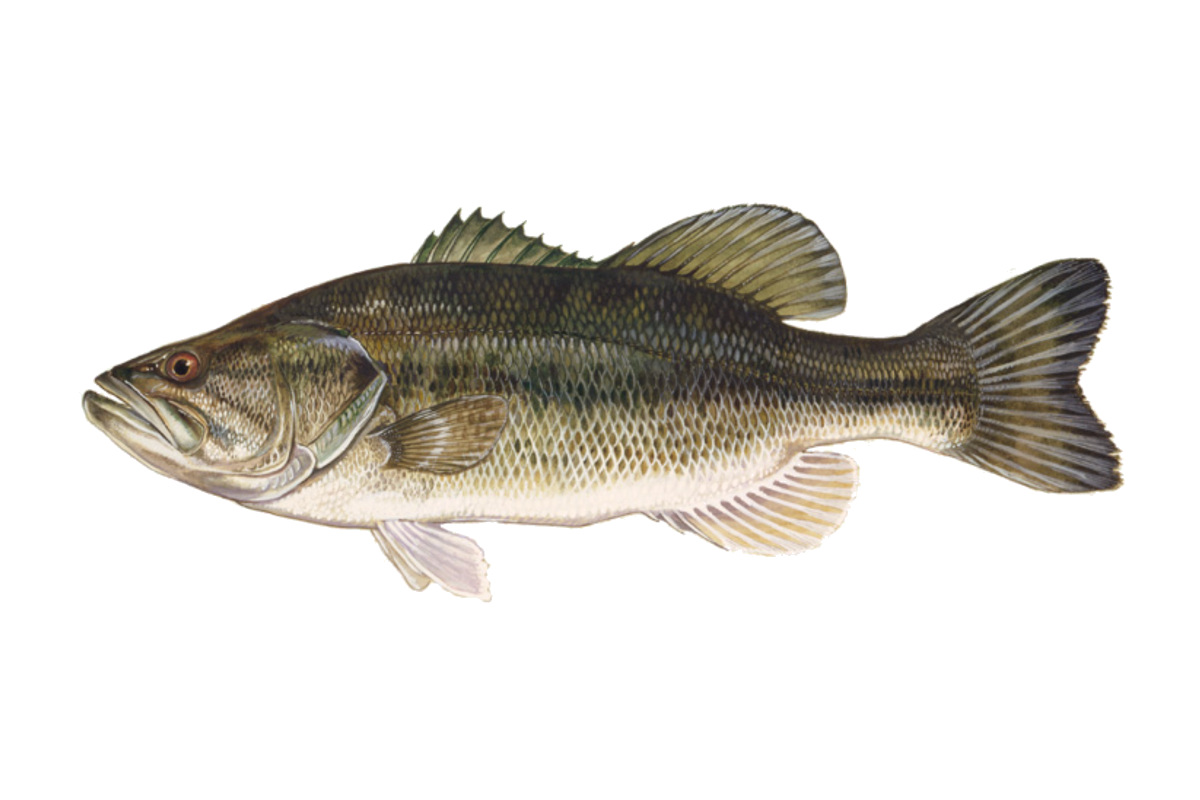
#> input picture TideCast/fish-photos/largemouth-bass.jpg, 1200 x 800 px
$ python make_species.py
#> lines starting #> are read from the running program, lines starting #| are printed output that depends on the picture; after the words box and inside, x2 and y2 are one past the last pixel; in counts of white or black regions, pixels touching at a corner belong together
### TideCast/Catch/scoring.py
"""TideCast points. One rule set, used by the server and shown on the site.

points = rarity base + 10 per pound + trophy bonus (longer than the species' typical max)
"""
RARITY_POINTS = {"Common": 50, "Uncommon": 100, "Rare": 200, "Epic": 350, "Legendary": 600}
POINTS_PER_LB = 10
TROPHY_BONUS = 150
RARITY_ORDER = list(RARITY_POINTS)


# [6 lines left out: function score, not called in this run]


def slug(name):
    return "".join(c if c.isalnum() else "-" for c in name.lower()).strip("-").replace("--", "-")


def weight_lb(info, length_cm):
    return info["a"] * length_cm ** info["b"] / 453.592


def length_for_weight(info, lb):
    return (lb * 453.592 / info["a"]) ** (1 / info["b"])


# [20 lines left out: function species_table, not called in this run]


def rules():
    return {"rarity": RARITY_POINTS, "per_lb": POINTS_PER_LB, "trophy": TROPHY_BONUS}

### TideCast/fish-photos/make_species.py
"""Turn the photos in this folder into the species pictures the site shows.

For each species: remove the white / checkerboard background, keep only the fish, add a white
outline, and save a transparent WebP to Backbone/assets/species/<id>.webp (shown on black).

    python3 TideCast/fish-photos/make_species.py        # needs Pillow, numpy, scipy

Any other species is picked up from a file named after its id (e.g. `bowfin.jpg`), which is
what fetch_photos.py saves.
"""
import glob
import os
import sys

import numpy as np
from PIL import Image
from scipy import ndimage

HERE = os.path.dirname(os.path.abspath(__file__))
OUT = os.path.join(HERE, "..", "Backbone", "assets", "species")
WIDTH = 1000          # output fish width, px
OUTLINE = 5           # white outline thickness, px

# species id -> photo in this folder (picked to match each species' description).
PHOTOS = {
    "largemouth-bass": "largemouth-bass.jpg",
    "smallmouth-bass": "smallmouth-bass.jpg",
    "bluegill": "bluegill.jpg",
    "redear-sunfish": "redear-sunfish.jpg",
    "white-crappie": "white-crappie.jpg",
    "black-crappie": "black-crappie.jpg",
    "yellow-perch": "yellow-perch.jpg",
    "walleye": "walleye.jpg",
    "white-bass": "white-bass.jpg",
    "striped-bass": "striped-bass.jpg",
    "channel-catfish": "channel-catfish.jpg",
    "blue-catfish": "blue-catfish.jpg",
    "flathead-catfish": "flathead-catfish.jpg",
    "rainbow-trout": "rainbow-trout.jpg",
    "brown-trout": "brown-trout.jpg",
    "brook-trout": "brook-trout.png",
    "common-carp": "Common carp.png",
    "black-drum": "Black Drum.png",
    "sheepshead": "Sheepshead.png",
    "southern-flounder": "Southern-Flounder.png",
    "spotted-seatrout": "Spotted Seatrout.png",
    "cobia": "Cobia.png",
    "mahi-mahi": "Mahi Mahi.png",
    "red-snapper": "Northern Red Snapper.png",
    # Light bean-shaped spots on a green body = northern pike.
    "northern-pike": "Chain Pickerel.png",
    # Dark bars/spots on a lighter body = muskellunge.
    "muskellunge": "northern pike.png",
    # Huge silver scales, upturned mouth = tarpon.
    "tarpon": "Atlantic Croaker.png",
    "wahoo": "Wahoo.png",
}


# Photos where the fish faces right: mirrored so every fish faces left like the rest.
FLIP = {"alligator-gar", "arctic-grayling", "bonefish", "common-snook", "bowfin"}

# Photos with a pale halo, blocky patch or soft shadow around the fish: remove any light grey.
LOOSE = {"flathead-catfish.jpg", "yellow-perch.jpg", "Chain Pickerel.png", "Spotted Seatrout.png", "Black Drum.png"}


def fish_mask(rgba, loose=False):
#> called with loose = False
    rgb = rgba[..., :3].astype(np.int16)
    if (rgba[..., 3] < 128).mean() > 0.05:                  # real transparency
        mask = rgba[..., 3] >= 128
    else:
        # Background: light, grey-ish pixels (white, checkerboard, soft studio shadow)
        # connected to the image border.
        # The threshold comes from this photo's own border, so silvery bellies don't leak away.
        lo, hi = rgb.min(-1), rgb.max(-1)
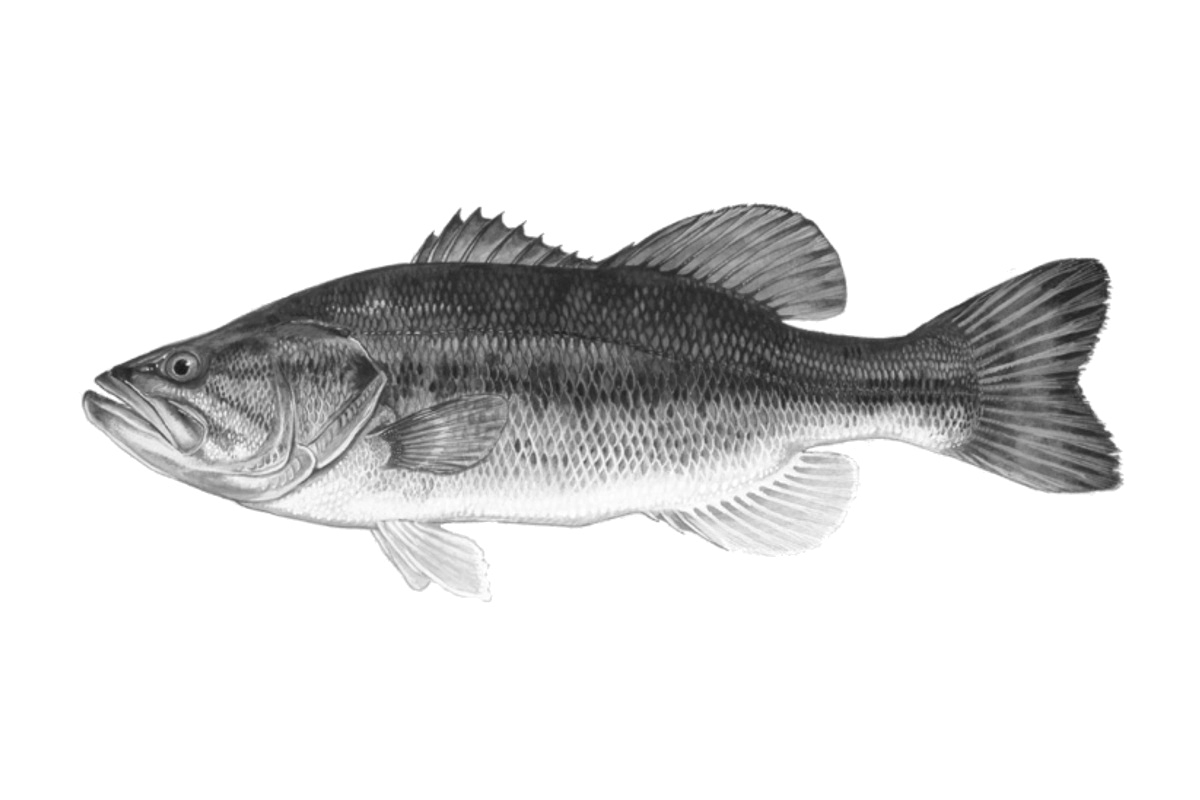
#> hi: shape (800, 1200) int16; min 23, max 255, mean 224.4
        border = np.concatenate([lo[:3].ravel(), lo[-3:].ravel(), lo[:, :3].ravel(), lo[:, -3:].ravel()])
#> border = 12000 values from 255 to 255
        floor = min(np.percentile(border, 2) - 8, 245)
#> floor = 245
        bgish = (lo > 175) & (hi - lo < 28) if loose else (lo > floor) & (hi - lo < 16)
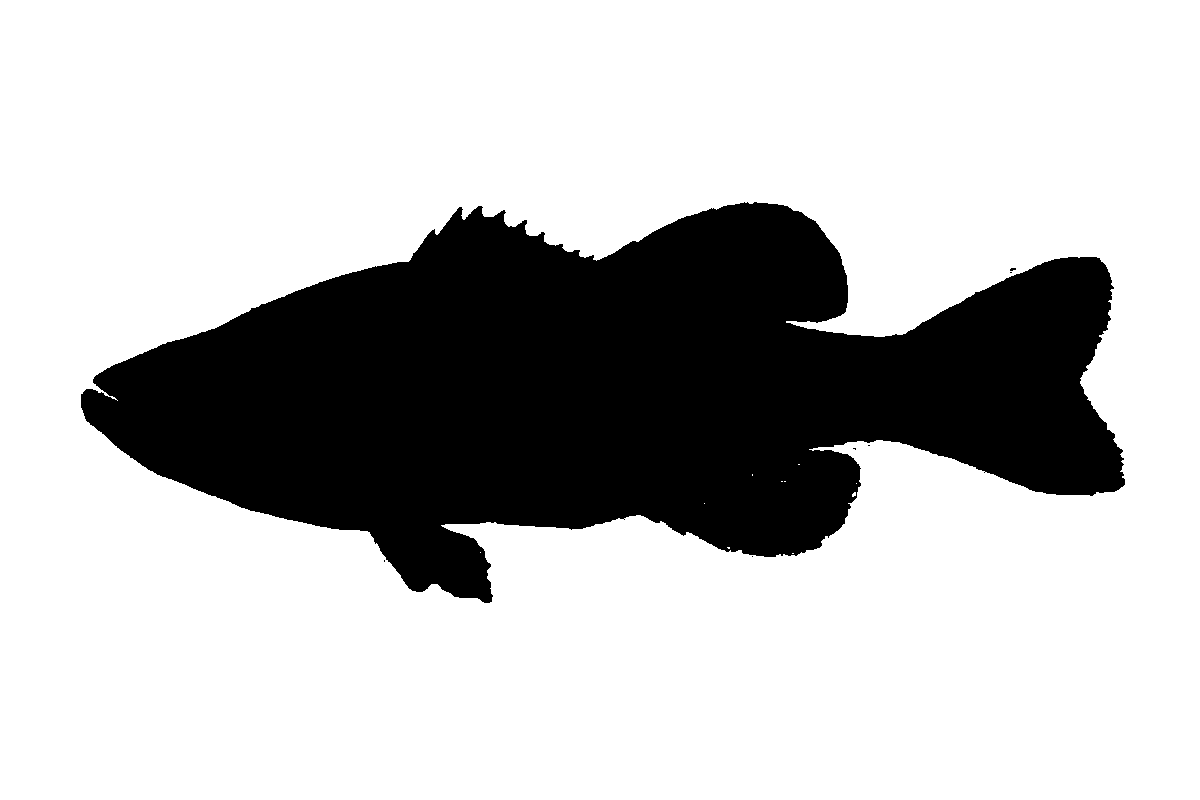
#> bgish: shape (800, 1200) bool; 74.6% white; 7 black regions (6 under 20 px), largest, box (x1, y1, x2, y2) and area: (81, 202, 1125, 603) 244021
        lab, _ = ndimage.label(bgish)
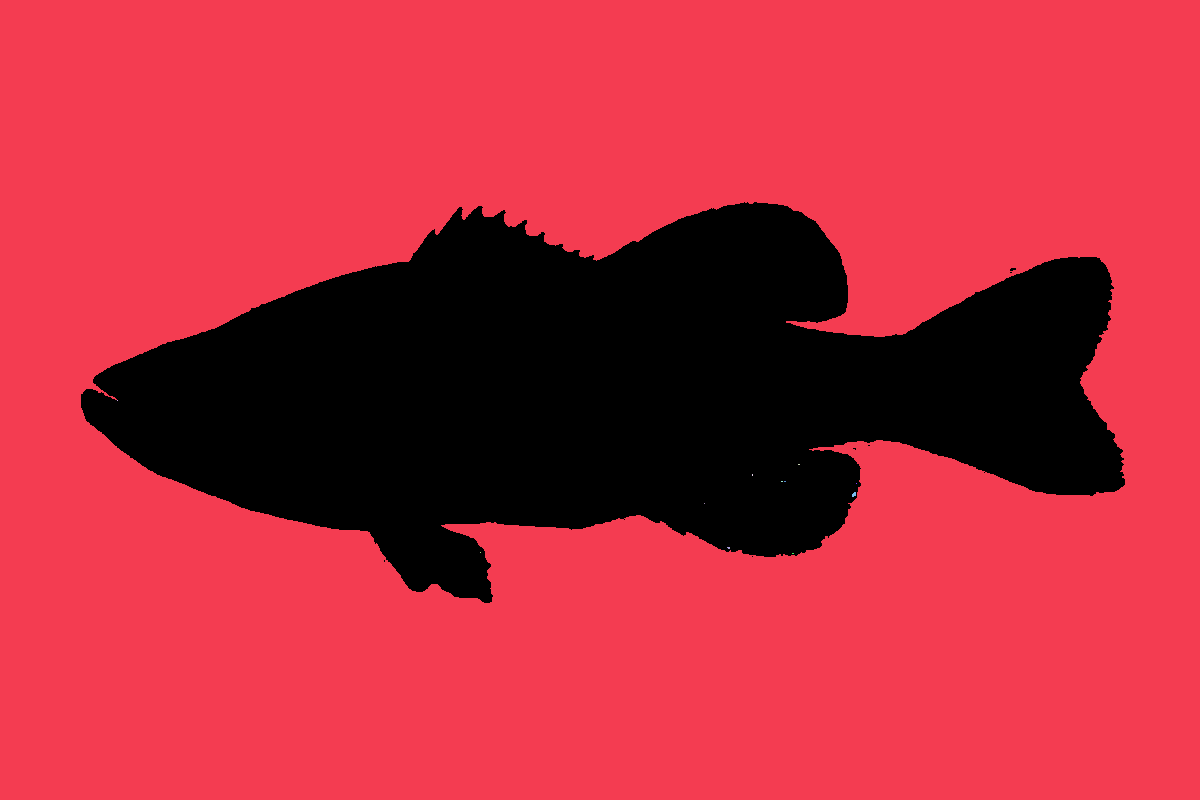
#> lab: shape (800, 1200) int32; 13 distinct labels, from 0 to 12; one colour per label, 0 black
        edge = np.unique(np.concatenate([lab[0], lab[-1], lab[:, 0], lab[:, -1]]))
#> edge = [1]
        bg = np.isin(lab, edge[edge > 0])
#> bg: shape (800, 1200) bool; 74.6% white; 7 black regions (6 under 20 px), largest, box (x1, y1, x2, y2) and area: (81, 202, 1125, 603) 244055
        mask = ~bg
    mask = ndimage.binary_opening(mask, iterations=2)
#> mask: shape (800, 1200) bool; 25.4% white; 1 white region, box (x1, y1, x2, y2) and area: (81, 202, 1125, 603) 243924
    lab, n = ndimage.label(mask)
#> n = 1
    if n > 1:                                                # keep the fish, drop text/specks
        sizes = ndimage.sum(mask, lab, range(1, n + 1))
        mask = lab == (1 + int(np.argmax(sizes)))
    mask = ndimage.binary_fill_holes(ndimage.binary_closing(mask, iterations=2))
#> mask: shape (800, 1200) bool; 25.4% white; 1 white region, box (x1, y1, x2, y2) and area: (81, 202, 1125, 603) 244090
    return mask


def process(src, dst):
    im = Image.open(src).convert("RGBA")
    if os.path.basename(dst).rsplit(".", 1)[0] in FLIP:
        im = im.transpose(Image.FLIP_LEFT_RIGHT)
    a = np.asarray(im)
    mask = fish_mask(a, os.path.basename(src) in LOOSE)
    ys, xs = np.nonzero(mask)
    pad = 4
    box = (max(xs.min() - pad, 0), max(ys.min() - pad, 0), min(xs.max() + pad + 1, a.shape[1]), min(ys.max() + pad + 1, a.shape[0]))
#> box = (77, 198, 1129, 607)
    fish = im.crop(box)
    m = Image.fromarray((mask[box[1]:box[3], box[0]:box[2]] * 255).astype(np.uint8))
#> m: PIL image 1052x409 L; 56.7% white; 1 black region, box (x1, y1, x2, y2) and area: (0, 0, 1052, 409) 186178
    k = WIDTH / fish.width
#> k = 0.951
    size = (WIDTH, max(1, round(fish.height * k)))
#> size = (1000, 389)
    fish = fish.resize(size, Image.LANCZOS)
#> fish: PIL image 1000x389 RGBA
    m = np.asarray(m.resize(size, Image.LANCZOS), np.float32) / 255.0
#> m: shape (389, 1000) float32
    # Pull the edge in a touch so no background fringe is left, then soften it.
    m = ndimage.gaussian_filter(np.clip((m - 0.5) * 2.5 + 0.5, 0, 1), 0.6)

    # Canvas with room for the outline.
    P = OUTLINE + 6
    H, W = size[1] + 2 * P, size[0] + 2 * P
#> H = 411; W = 1022
    body = np.zeros((H, W), np.float32)
    body[P:P + size[1], P:P + size[0]] = m
    rgb = np.zeros((H, W, 3), np.float32)
    rgb[P:P + size[1], P:P + size[0]] = np.asarray(fish, np.float32)[..., :3]
#> rgb: shape (411, 1022, 3) float32

    # White outline: the fish shape grown by OUTLINE px, antialiased.
    dist = ndimage.distance_transform_edt(body < 0.5)
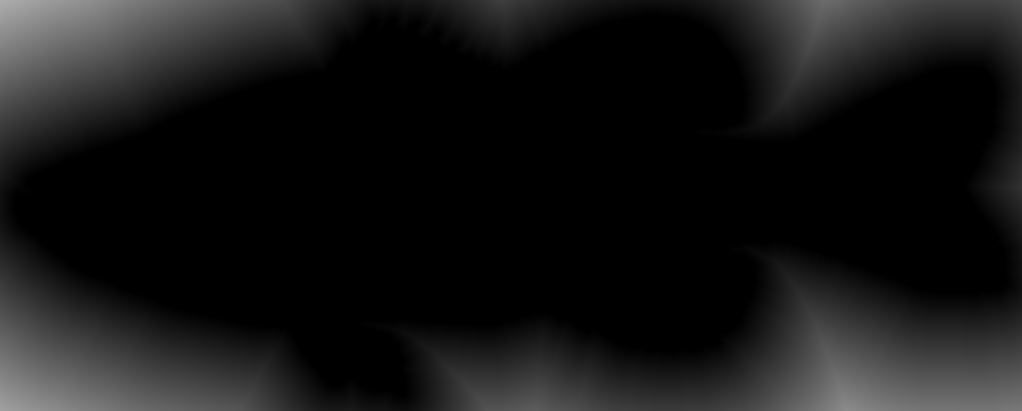
#> dist: shape (411, 1022) float64; min 0, max 173.7, mean 22.4
    ring = np.clip(OUTLINE + 0.5 - dist, 0, 1)
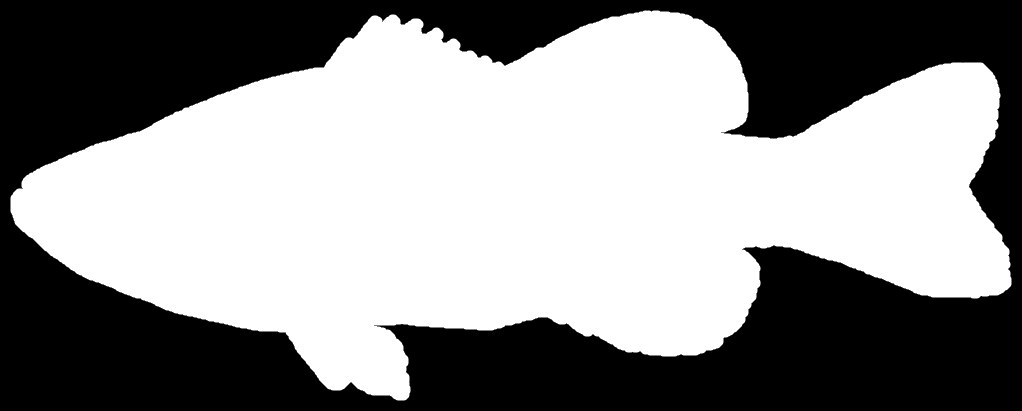
#> ring: shape (411, 1022) float64; min 0, max 1, mean 0.558
    alpha = np.maximum(body, ring)
    col = rgb * body[..., None] + 255.0 * (1 - body[..., None])
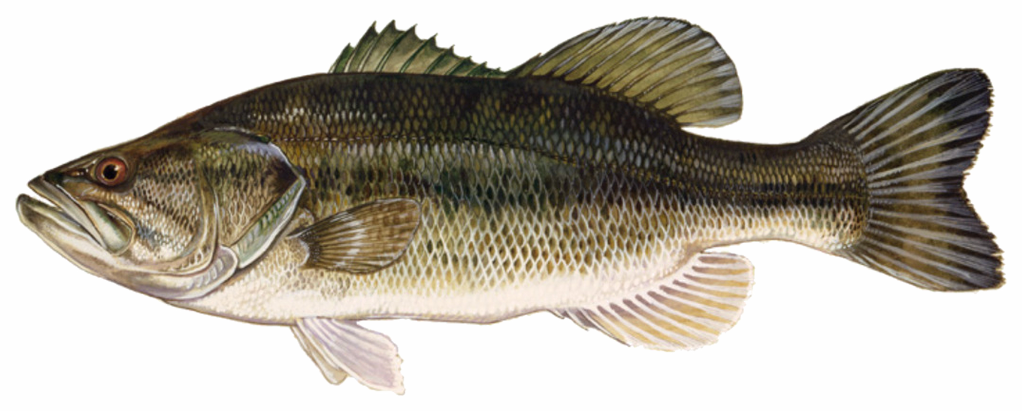
#> col: shape (411, 1022, 3) float32; mean R, G, B 192, 186.8, 177.2; drawn with min black and max white
    out = np.dstack([np.clip(col, 0, 255), alpha * 255]).astype(np.uint8)
    Image.fromarray(out, "RGBA").save(dst, "WEBP", quality=90, method=6)


def species_ids():
    sys.path.insert(0, os.path.join(HERE, "..", "Catch"))
    from fish_data import FISH_DB
    from scoring import slug
    return [slug(name) for name in FISH_DB]


def photo_for(sid):
    if sid in PHOTOS:
        return os.path.join(HERE, PHOTOS[sid])
    for path in sorted(glob.glob(os.path.join(HERE, sid + ".*"))):
        if path.lower().endswith((".jpg", ".jpeg", ".png", ".webp")):
            return path
    return None


def main(only=None):
    os.makedirs(OUT, exist_ok=True)
    for sid in only or species_ids():
        src = photo_for(sid)
        if not src or not os.path.exists(src):
            print("no photo", sid)
            continue
        try:
            process(src, os.path.join(OUT, sid + ".webp"))
            print("ok", sid, "<-", os.path.basename(src))
        except Exception as e:  # one bad photo shouldn't stop the rest
            print("failed", sid, e)
#> pass 2 of the loop in main, `for sid in only or species_ids():`:
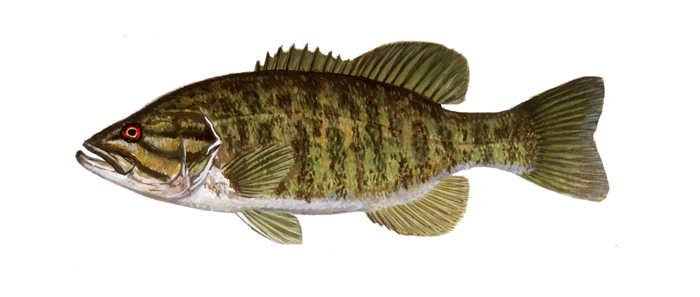
#> input picture TideCast/fish-photos/smallmouth-bass.jpg, 700 x 297 px
#> im: PIL image 700x297 RGBA
#> lo: shape (297, 700) int16
#> hi: shape (297, 700) int16
#> border = 5982 values from 255 to 255
#> bgish: shape (297, 700) bool; 67.3% white; 4 black regions (3 under 20 px), largest, box (x1, y1, x2, y2) and area: (75, 40, 610, 245) 67994
#> in fish_mask (call 2), `lab, _ = ndimage.label(bgish)`:
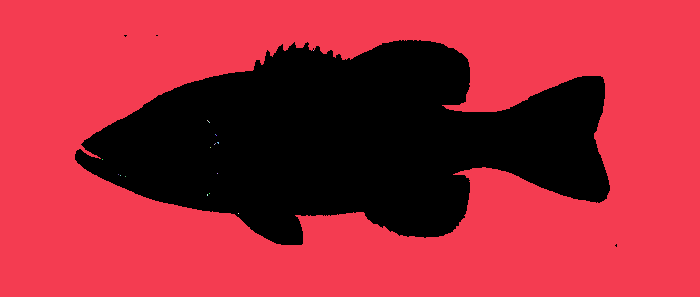
#> lab: shape (297, 700) int32; 20 distinct labels, from 0 to 19; one colour per label, 0 black
#> bg: shape (297, 700) bool; 67.3% white; 4 black regions (3 under 20 px), largest, box (x1, y1, x2, y2) and area: (75, 40, 610, 245) 68015
#> box = (71, 36, 614, 249)
#> body: shape (414, 1022) float32
#> dist: shape (414, 1022) float64
#> ring: shape (414, 1022) float64
#> in process (call 2), `col = rgb * body[..., None] + 255.0 * (1 - body[..., None])`:
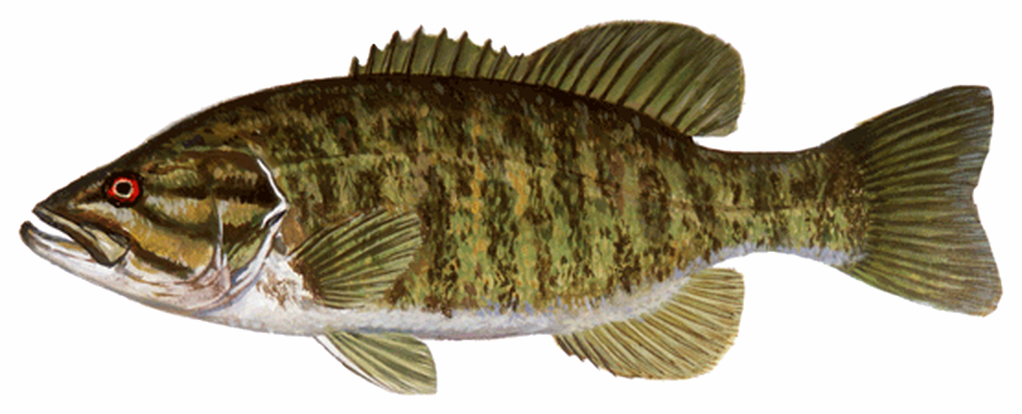
#> col: shape (414, 1022, 3) float32; mean R, G, B 178, 170.5, 151.3; drawn with min black and max white
#> out: shape (414, 1022, 4)


if __name__ == "__main__":
    main(sys.argv[1:] or None)
